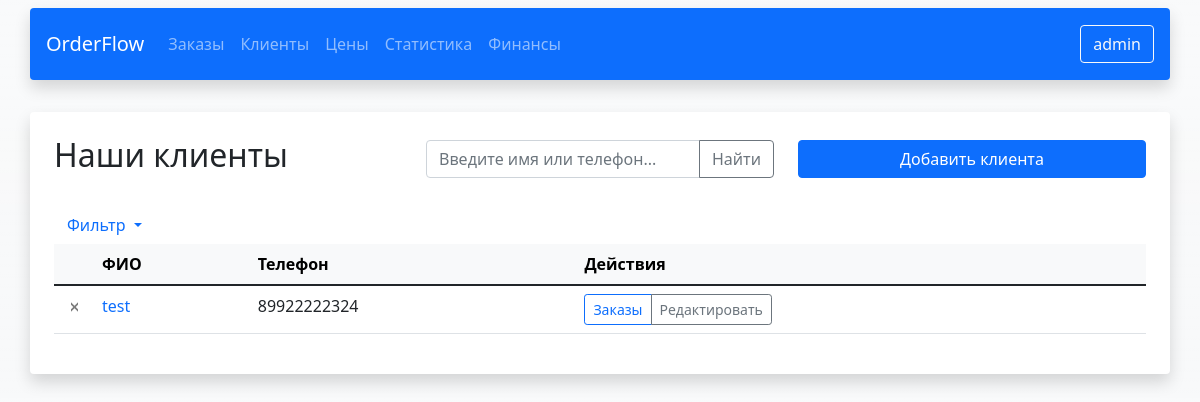
The app's page /customer/ (signed in), older data.
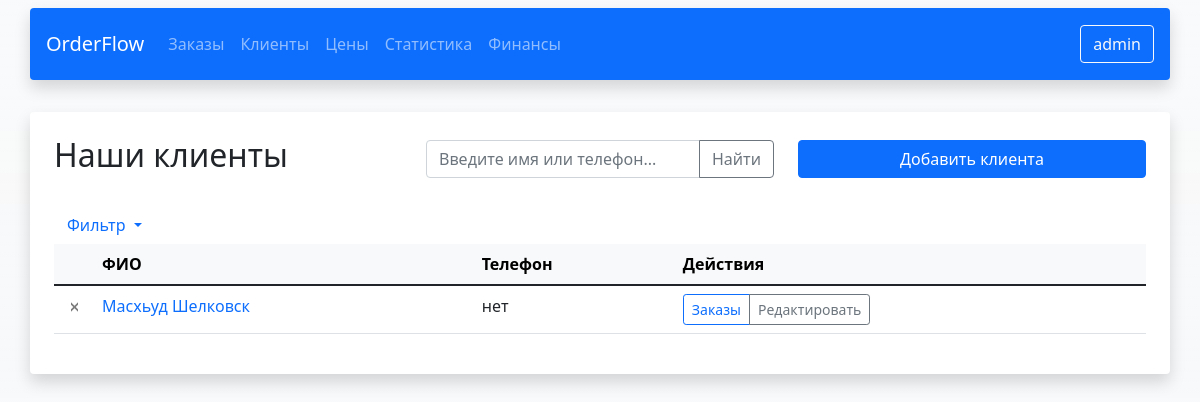
The same page, newer data.
### users/models.py (models this page shows)
class User(AbstractUser):
    pass

### orders/models.py (models this page shows, shortened)
class Customer(models.Model):
    full_name = models.CharField(max_length=128)
    phone_number = models.CharField(max_length=20)
    user = ForeignKey(to=User, on_delete=CASCADE)

### orders/views.py (the view, shortened to what this page needs)
# urls.py: path('customer/', CustomerListView.as_view(),  name='customers'),
class CustomerListView(LoginRequiredMixin, ListView):
    model = Customer
    template_name = 'orders/customers.html'
    context_object_name = 'customers'
    paginate_by = 20
    def get_queryset(self):
        search_query = self.request.GET.get('search_query', '').strip()
        queryset = Customer.objects.filter(user=self.request.user)
        return queryset.order_by('full_name')
    def get_context_data(self, **kwargs):
        context = super().get_context_data(**kwargs)
        context['search_form'] = CustomerSearchForm(
            initial={'search_query': self.request.GET.get('search_query', '')}
        )
        context['search_query'] = self.request.GET.get('search_query', '')
        return context

### orders/forms.py
class CustomerSearchForm(forms.Form):
    search_query = forms.CharField(
        required=False,
        label='Поиск клиента',
        widget=forms.TextInput(attrs={
            'placeholder': 'Введите имя или телефон...',
            'class': 'form-control',
            'autocomplete': 'off'
        })
    )

### orders/templates/orders/customers.html (shortened to what this page needs)
{% extends 'orders/base.html' %}
{% load static %}
{% block content %}
    <div class="container bg-white rounded shadow p-4 my-4">
        <div class="row align-items-center mb-4">
            <div class="col-12 col-md-6 col-lg-4 mb-3 mb-md-0">
                <h2 class="col">Наши клиенты</h2>
            </div>
            <div class="col-12 col-md-6 col-lg-4 mb-3 mb-md-0">
                <form method="get" action="{% url 'customers' %}">
                    <div class="input-group">
                        {{ search_form.search_query }}
                        <button class="btn btn-outline-secondary" type="submit">
                             Найти
                        </button>
                    </div>
                </form>
            </div>
            <div class="col-12 col-md-12 col-lg-4 text-lg-end">
                <a class="btn btn-primary w-100 w-md-auto" href="{% url 'add_customer' %}">Добавить клиента</a>
            </div>
        </div>
        <div class="col-4 col-md-6 col-lg-1 lg-mt-1">
                <div class="btn-group">
                  <a type="button" class="btn  text-primary dropdown-toggle " data-bs-toggle="dropdown" aria-expanded="false">
                    Фильтр
                  </a>
                </div>
            </div>
        {% if not customers %}
            <div class="alert alert-info mb-0">Клиенты не найдены</div>
        {% else %}
        <div class="table-responsive">
            <table class="table table-hover">
                <thead class="table-light">
                    <tr>
                        <th width="40"></th>
                        <th>ФИО</th>
                        <th class="d-none d-sm-table-cell">Телефон</th>
                        <th>Действия</th>
                    </tr>
                </thead>
                <tbody>
                    {% for customer in customers %}
                    <tr>
                        <td class="text-center">
                            <a class="btn-close btn-sm"
                               href="{% url 'customers_remove' customer.id %}"
                               onclick="return confirm('Удалить этот клиента?')">
                            </a>
                        </td>
                        <td>
                            <a href="{% url 'orders' customer.id %}" class="text-decoration-none">
                                {{ customer.full_name }}
                            </a>
                        </td>
                        <td class="d-none d-sm-table-cell">
                            {{ customer.phone_number }}
                        </td>
                        <td>
                            <div class="btn-group btn-group-sm">
                                <a href="{% url 'orders' customer.id %}" class="btn btn-outline-primary">
                                     Заказы
                                </a>
                                <a href="{% url 'customer_update' customer.id %}" class="btn btn-outline-secondary">
                                     Редактировать
                                </a>
                            </div>
                        </td>
                    </tr>
                    {% endfor %}
                </tbody>
            </table>
        </div>
        {% endif %}
    </div>
{% endblock %}

### orders/templates/orders/base.html (shortened to what this page needs)
{% load static %}
<!DOCTYPE html>
<html lang="ru">
<head>
    <link href="https://cdn.jsdelivr.net/npm/bootstrap@5.1.3/dist/css/bootstrap.min.css" rel="stylesheet">
</head>
<body class="bg-light bg-gradient">
<nav class="navbar navbar-expand-lg navbar-dark">
    <div class="container rounded shadow p-3 bg-primary" >
        <a class="navbar-brand" href="{% url 'welcome' %}">OrderFlow</a>
        <div class="collapse navbar-collapse" id="navbarNav">
            <ul class="navbar-nav me-auto">
                <li class="nav-item">
                    <a class="nav-link" href="{% url 'new_orders_all' %}">Заказы</a>
                </li>
                <li class="nav-item">
                    <a class="nav-link" href="{% url 'customers' %}">Клиенты</a>
                </li>
                <li class="nav-item">
                    <a class="nav-link" href="{% url 'price_settings' %}">Цены</a>
                </li>
                <li class="nav-item">
                    <a class="nav-link" href="{% url 'stats_dashboard' %}">Статистика</a>
                </li>
                <li class="nav-item">
                    <a class="nav-link" href="{% url 'finance' %}">Финансы</a>
                </li>
            </ul>
            <div class="d-flex">
                {% if user.is_authenticated %}
                    <a href="{% url 'profile' %}" class="btn btn-outline-light">{{ user.username }}</a>
                {% else %}
                    <a href="{% url 'login' %}" class="btn btn-outline-light me-2">Войти</a>
                    <a href="{% url 'registration' %}" class="btn btn-light">Регистрация</a>
                {% endif %}
            </div>
        </div>
    </div>
</nav>
{% block content %}
{% endblock %}
</body>
</html>

Row changes from the older to the newer data that the page shows:
removed Customer: full_name "test", phone_number "89922222324"
added Customer: full_name "Масхьуд Шелковск", phone_number "нет"
